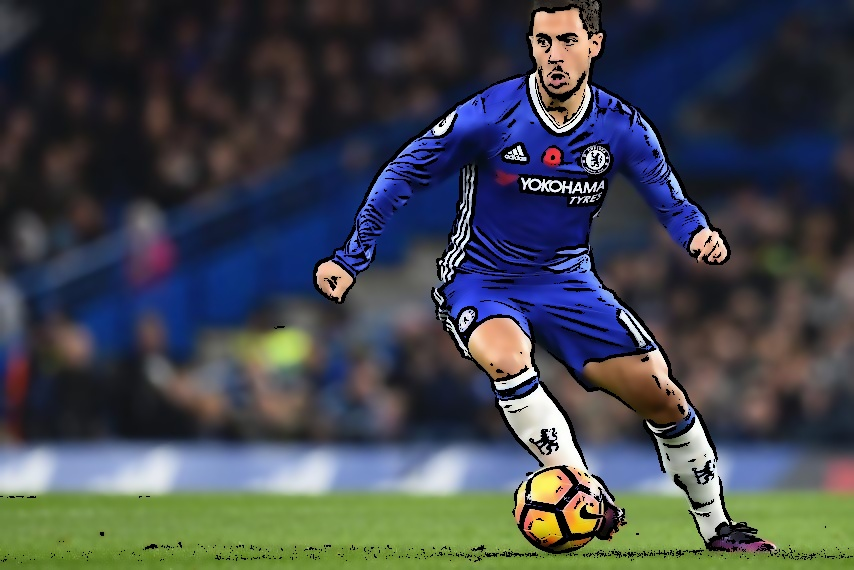
#> input picture machine-learning/cartoonify-images/cartooned_hazrard2.jpg, 854 x 570 px
$ python contour-detector.py ../cartoonify-images/cartooned_hazrard2.jpg 5
#> lines starting #> are read from the running program, lines starting #| are printed output that depends on the picture; after the words box and inside, x2 and y2 are one past the last pixel; in counts of white or black regions, pixels touching at a corner belong together
import cv2
import matplotlib.pyplot as plt
import sys

# read the image
image = cv2.imread(sys.argv[1])
#> image is the input picture: shape (570, 854, 3); mean B, G, R 77.6, 71, 66.3

# convert to RGB
image = cv2.cvtColor(image, cv2.COLOR_BGR2RGB)

# convert to grayscale
gray = cv2.cvtColor(image, cv2.COLOR_RGB2GRAY)
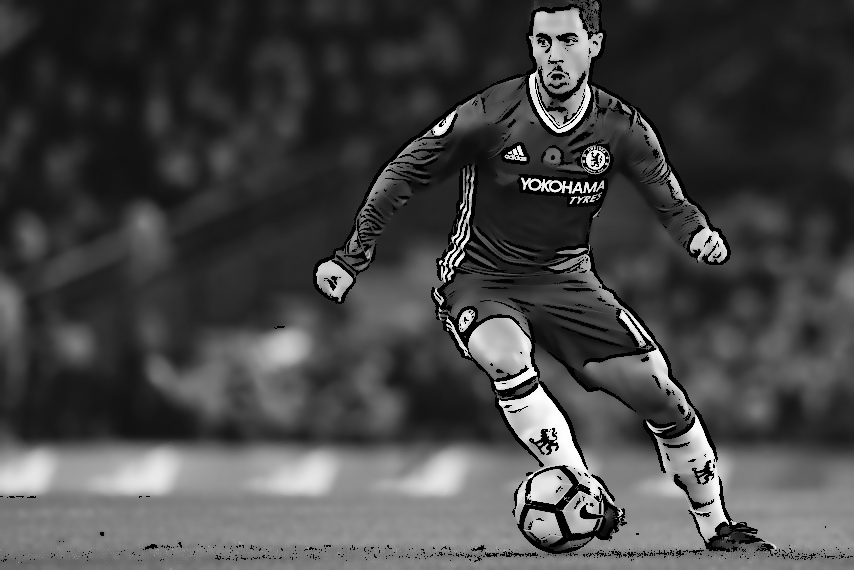
#> gray: shape (570, 854); min 0, max 255, mean 70.4

# create a binary thresholded image
_, binary = cv2.threshold(gray, int(sys.argv[2]), 255, cv2.THRESH_BINARY_INV)
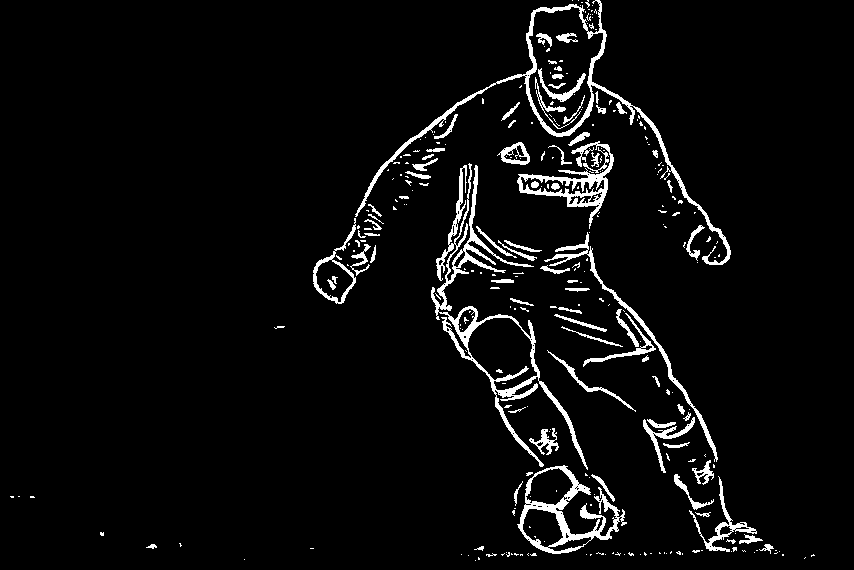
#> binary: shape (570, 854); 4.7% white; 296 white regions (217 under 20 px)
# show it
plt.imshow(binary, cmap="gray")
plt.show()

# find the contours from the thresholded image
contours, hierarchy = cv2.findContours(binary, cv2.RETR_TREE, cv2.CHAIN_APPROX_SIMPLE)
#> contours = 416 contours, 337 with area under 20; largest, box (x1, y1, x2, y2) and area: (355, 0, 731, 265) 9138, (431, 163, 588, 470) 7060, (528, 6, 604, 134) 6608, (517, 465, 627, 554) 4423, (467, 317, 538, 391) 3364

# draw all contours
image = cv2.drawContours(image, contours, -1, (0, 255, 0), 2)
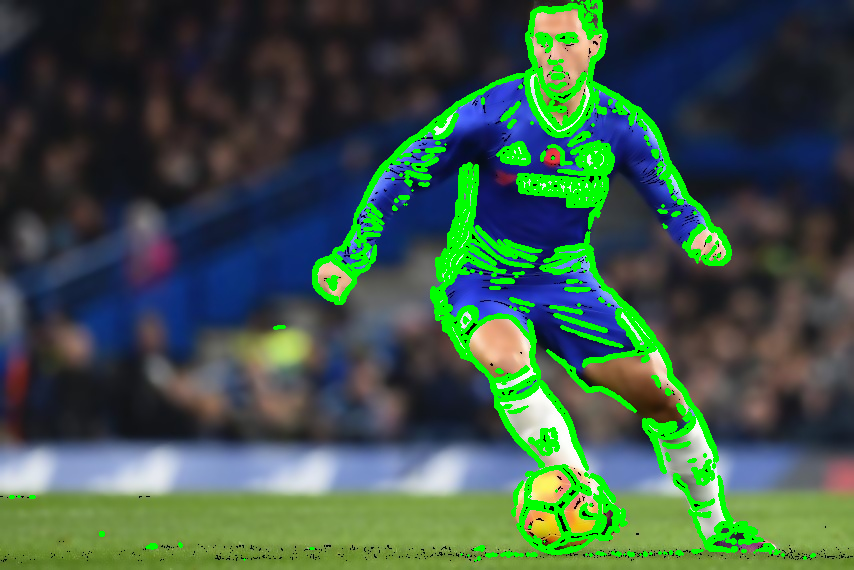
#> image: shape (570, 854, 3); mean R, G, B 61.9, 88.4, 72

# show the image with the drawn contours
plt.imshow(image)
plt.show()
